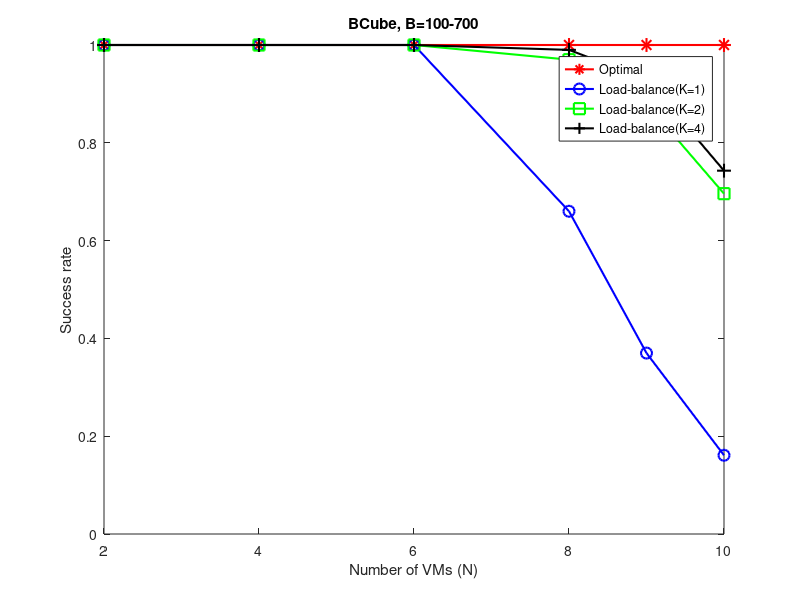
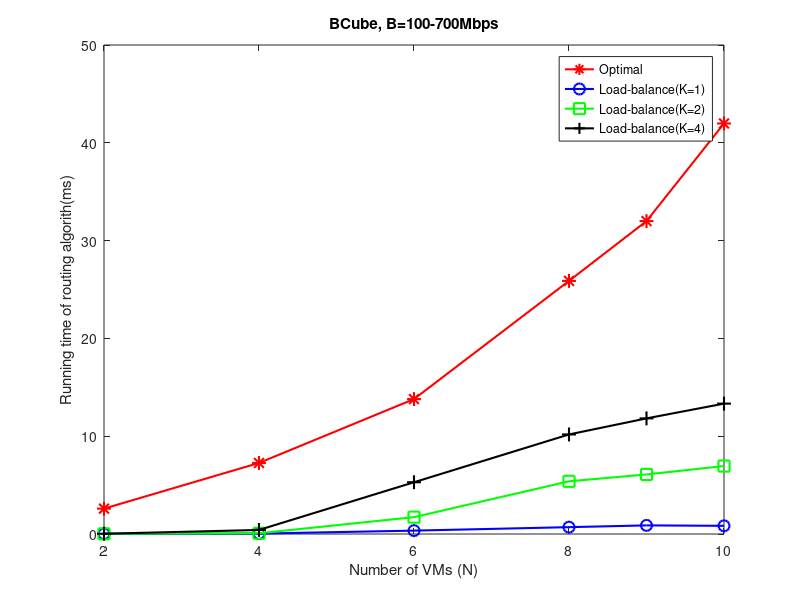
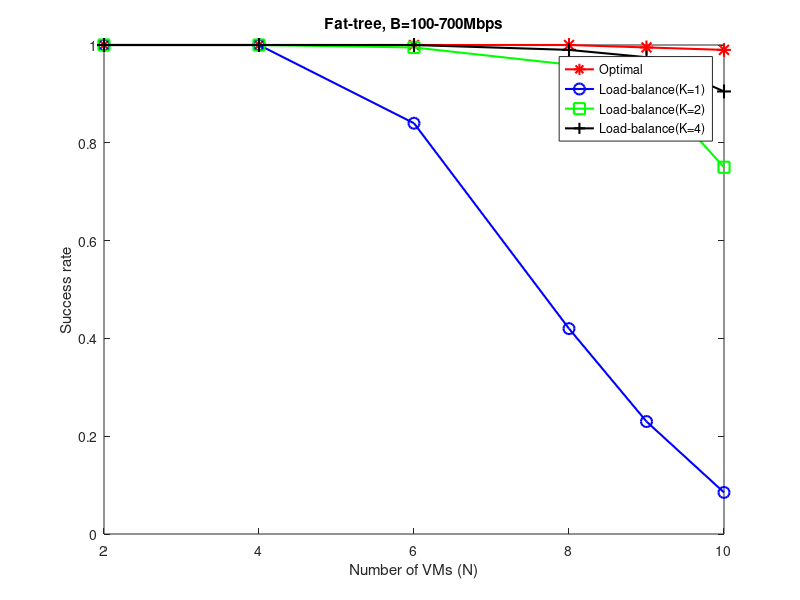

MATLAB code for these plots, in order:
clear all;
close all;


%BCube
N=[2,4,6,8,9,10];%B=100-700;
success_opt=[ 1 1 1 1 1 1 ];   %success_rate 
success_1=[1 1 1 0.66 0.37  0.161 ];   %success_rate 
success_2=[  1 1 1 0.97 0.88  0.696  ];   %success_rate 
success_4=[  1 1 1 0.99 0.93 0.743 ];   %success_rate 
 %1 0.98 0.87 0.56 0.12 

figure;
h1=plot(N,success_opt,N,success_1,N,success_2,N,success_4);
title('BCube, B=100-700');

xlabel('Number of VMs (N)');
ylabel('Success rate');
legend(h1,'Optimal','Load-balance(K=1)','Load-balance(K=2)','Load-balance(K=4)');
set(gca,'XLim',[2,10]);
set(h1,{'Color'},{'r';'b';'g';'k'});
set(h1,{'Marker'},{'*';'O';'s';'+'},{'MarkerSize'},{10;8;8;10;});
set(h1,'LineWidth',1.5);
%set(h1,'LineWidth',1.5,{'LineStyle'},{'-';'-';'-';}) 

%BCube
N=[2,4,6,8,9,10]';%B=100-700;
runtime_opt=[  2.595 7.265 13.7957 25.8783 31.994 41.9752 ]';   %runtime_rate 
runtime_4=[ 0.025 0.413636 5.29098 10.1791 11.8209 13.3308 ]';   %runtime_rate 
runtime_2=[ 0.02 0.075 1.7238 5.38728 6.08834 6.95003 ]';   %runtime_rate 
runtime_1=[0.0197044 0.0413534 0.3447 0.700005 0.880557 0.836443 ]';   %runtime_rate 

 %1 0.98 0.87 0.56 0.12 

figure;
h1=plot(N,runtime_opt,N,runtime_1,N,runtime_2,N,runtime_4);
title('BCube, B=100-700Mbps');

xlabel('Number of VMs (N)');
ylabel('Running time of routing algorith(ms)');
legend(h1,'Optimal','Load-balance(K=1)','Load-balance(K=2)','Load-balance(K=4)');
set(gca,'XLim',[2,10]);
set(h1,{'Color'},{'r';'b';'g';'k'});
set(h1,{'Marker'},{'*';'O';'s';'+'},{'MarkerSize'},{10;8;8;10;});
set(h1,'LineWidth',1.5);
%set(h1,'LineWidth',1.5,{'LineStyle'},{'-';'-';'-';}) 


%Fat-tree
N=[2,4,6,8,9,10];%B=100-700Mbps;
success_opt=[  1 1 1 1 0.995 0.99  ];   %success_rate 
success_1=[1 1 0.84 0.42 0.23 0.085 ];   %success_rate 
success_2=[  1 1 0.995 0.96 0.925 0.75  ];   %success_rate 
success_4=[ 1 1 1 0.99 0.975 0.905  ];   %success_rate 
 %1 0.98 0.87 0.56 0.12 

figure;
h1=plot(N,success_opt,N,success_1,N,success_2,N,success_4);
title('Fat-tree, B=100-700Mbps');

xlabel('Number of VMs (N)');
ylabel('Success rate');
legend(h1,'Optimal','Load-balance(K=1)','Load-balance(K=2)','Load-balance(K=4)');
set(gca,'XLim',[2,10]);
set(h1,{'Color'},{'r';'b';'g';'k'});
set(h1,{'Marker'},{'*';'O';'s';'+'},{'MarkerSize'},{10;8;8;10;});
set(h1,'LineWidth',1.5);
%set(h1,'LineWidth',1.5,{'LineStyle'},{'-';'-';'-';}) 

